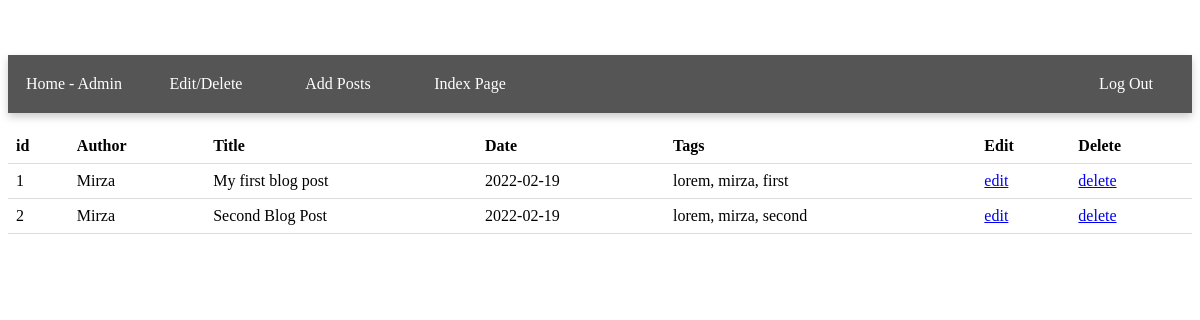
/CMS/admin/postOptionsTable.php (signed in), run on the app's committed database.
### tables this page shows
CREATE TABLE `posts` (
  `post_id` int(3) NOT NULL,
  `post_category_id` int(3) NOT NULL,
  `post_title` varchar(255) NOT NULL,
  `post_author` varchar(255) NOT NULL,
  `post_date` date NOT NULL,
  `post_image` text NOT NULL,
  `post_content` text NOT NULL,
  `post_tags` varchar(255) NOT NULL
);

### CMS/admin/includes/viewAllPosts.php (the view, shortened to what this page needs)
<!DOCTYPE html>
<html lang="en">
<head>
</head>
<body>
</body>
</html>
<table class="table">
    <thead>
        <tr>
            <th>id</th>
            <th>Author</th>
            <th>Title</th>
            <th>Date</th>
            <th>Tags</th>
            <th>Edit</th>
            <th>Delete</th>
        </tr>
    </thead>
    <tbody>
    <?php
        $query = "SELECT * FROM posts";
        $select_posts = mysqli_query($connection, $query);
        while($row = mysqli_fetch_assoc($select_posts)){
           $post_id = $row['post_id'];
           $post_author = $row['post_author'];
           $post_title = $row['post_title'];
           $post_date = $row['post_date'];
           $post_tags = $row['post_tags'];
        echo "<tr>";
            echo "<td>{$post_id}</td>";
            echo "<td>{$post_author}</td>";
            echo "<td>{$post_title}</td>";
            echo "<td>{$post_date}</td>";
            echo "<td>{$post_tags}</td>";
            echo "<td><a href='postOptionsTable.php?source=edit_post&p_id={$post_id}'>edit</a></td>";
            echo "<td><a onclick=\"return getConfirmation();\" href='postOptionsTable.php?delete={$post_id}'>delete</a></td>";
        echo "</tr>";
        }
        ?>
</tbody>
</table>

### CMS/css/css.css (style rules this page uses)
.table { border-collapse: collapse; width: 100%; }
th, td { padding: 8px; text-align: left; border-bottom: 1px solid #ddd; }

### data on the page
posts: post_id "1", post_author "Mirza", post_title "My first blog post", post_date "2022-02-19", post_tags "lorem, mirza, first"
posts: post_id "2", post_author "Mirza", post_title "Second Blog Post", post_date "2022-02-19", post_tags "lorem, mirza, second"
